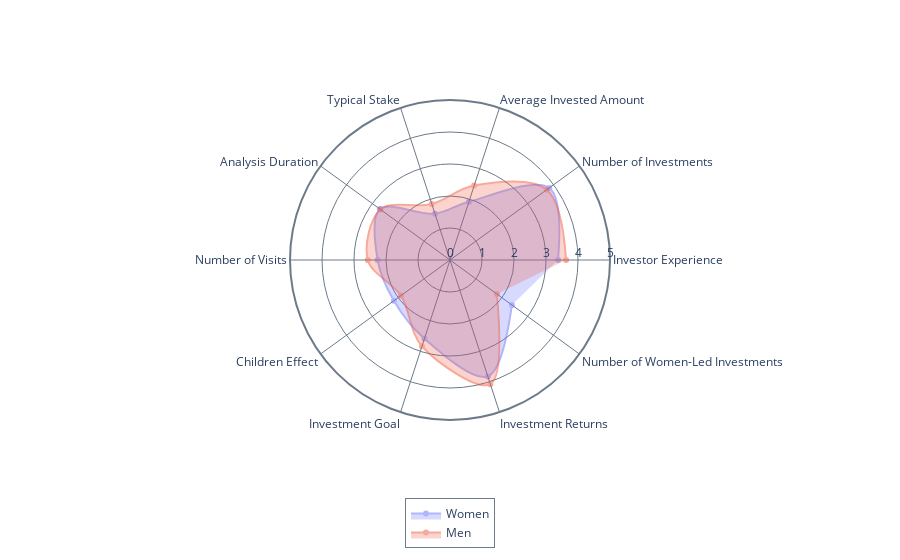

The cell this chart's notebook holds for it:
### Code cell
# Variable means by gender - Business angel only

df=df_load[df_load['survey']=='BA']

group_label='gender_male'

columns=[
    ['inv_time', 'Investor Experience', ['<1 year','2-3 years', '4-6 years', '7-9 years', '> 10 years'],],  
    # ['inv_motivations', 'Motivations', [
    #     # ['Support innovative startups or entrepreneurs', 'Potential high returns on investments', 'To diversify my investment portfolio', 'Recommendation from friends', 'Benefits from tax breaks', 'My financial capacity', 'My family background', 'Other' ],
    #     # ['Desire to support innovative startups or entrepreneurs', 'Potential high returns on investments', 'Diversifying my investment portfolio', 'Recommendation from friends or media influence', 'Benefits from tax breaks', 'Business reasons (you could be a supplier, etc.)', 'Other' ],
    #     ['Support entrepreneurs', 'High returns', 'Diversify portfolio', 'Friend recommendation', 'Tax breaks', 'Financial capacity', 'Family background', 'Other' ],
    #     ['Support entrepreneurs', 'High returns', 'Diversify portfolio', 'Friend recommendation', 'Tax breaks', 'Business reasons', 'Other' ],
    # ],], # Not same labels
    # ['ba_group', 'Part of BA Network', ['Yes', 'No'],], # Boolean Only BA
    # ['ba_group_name', 'BA Network'], # Only BA
    # ['ba_group_reason', 'Part of BA Network Motivations',
    #   # ['To gain access to a larger number of investment opportunities', 'To invest in mutual funds set up by the network', 'To leverage the experience of other network members', 'To benefit from educational or training sessions', 'To expand my personal and professional network', 'To coinvest with other investors', 'Other',],
    #   ['More opportunities', 'Network funds', "Members' experience", 'Training', 'Expand network', 'Coinvest', 'Other',],
    # ], # Only BA  
    ['inv_num', 'Number of Investments', ['None', '1-2', '3-5', '6-10', '11-20', '>20'],],
    # ['inv_companies_last2y', 'Last 2Y Investments'], # Text
    ['inv_amount_average', 'Average Invested Amount',
       [
        ['<25K€', '25k€-50k€', '50k€-100k€', '100k€-500k€', '>500k€', ],
        ['<0.5K€', '0.5k€-1k€', '1k€-5k€', '5k€-10k€', '10k€-50k€', '>50k€'],
    ],], # Not same labels
    ['inv_capital_stake', 'Typical Stake', ['0-5%', '6-10%', '11-20%', '21-30%', '31-50%', '>51%'],], # Only for BA
    ['inv_dd_duration', 'Analysis Duration',  [
        ['Less than 1 month', '1-6 months', '7-12 months', '13-18 months', 'More than 18 months'],
        ['Less than 1 hour', '1 to 2 hours', '3 to 5 hours', '6 to 10 hours', 'More than 10 hours'],
    ],], # Not same labels
    # ['inv_criteria', 'Investing Criteria',  [
    #     # ['Alignment with my experience and expertise', 'Business plan', 'Scalability/Market potential', 'Entrepreneurial team', 'Environmental/social impact', 'Exit strategy', 'Fair valuation/return', 'Other'],
    #     # ['Business plan', 'Crowd opinion', 'Entrepreneurial team', 'Environmental/social impact', 'Exit strategy', 'Fair valuation/return', 'Other'],
    #     ['Expertise', 'Business plan', 'Scalability', 'Team', 'ES impact', 'Exit', 'Return', 'Other'],
    #     ['Business plan', 'Crowd opinion', 'Team', 'ES impact', 'Exit', 'Return', 'Other'],
    # ],], # Not same labels multiple
    # ['inv_sectors', 'Sectors', 
    #     # ['Information technology (software, internet, IT services, etc.)', 'Finance', 'Healthcare / Biotech', 'Manufacturing', 'Retail', 'Consulting', 'Energy', 'Transportation', 'Other'],
    #     ['IT', 'Finance', 'Biotech', 'Manufacturing', 'Retail', 'Consulting', 'Energy', 'Transportation', 'Other'],
    # ],
    # ['inv_process', 'Investing Process',
    #     # ['I invest alone (as an individual investor)', 'I invest as part of an angel syndicate or group', 'I invest through venture capital funds', 'I invest through crowdfunding platforms', 'Other'],
    #     ['Alone', 'Syndicate/group', 'Venture capital', 'Crowdfunding platforms', 'Other'],
    # ], # Only BA
    ['inv_visits', 'Number of Visits', ['0 per year', '1-2 per year', '3-6 per year', '7-12 per year', 'More than 12 per year'],], # Only BA
    # ['non_fin_contr', 'Non-Financial Contribution',
    #     # ['Strategic guidance', 'Networking opportunities', 'Financial and legal expertise', 'Technical or industrial knowledge', 'Monitoring and accountability', 'Other',],
    #     ['Strategy', 'Networking', 'Financial and legal expertise', 'Technical or industrial knowledge', 'Monitoring', 'Other',],
    # ], # Only BA
    ['child_bias', 'Children Effect', ['1 - Not at all', '2', '3', '4', '5 - Very much',],], # Only BA
    ['inv_goal', 'Investment Goal',
        # ['Capital preservation (low risk, low return)', 'Income generation (moderate risk, moderate return)', 'Growth (high risk, high return)', 'Speculative (very high risk, very high return)'],
        ['Capital preservation', 'Income generation', 'Growth', 'Speculative'],
    ], 
    # ['inv_exit', 'Exit', [
    #     # ['No, I have not sold my investments yet', 'Yes, through a private transaction', 'Yes, through the company acquisition', 'Yes, through an initial public offering', 'Yes, through a company buyback program', 'Yes, through cessation of the company activity'], 
    #     # ['No, I have not sold my investments yet', "Yes, through the platform’s secondary market",  'Yes, through a private transaction', 'Yes, through the company acquisition', 'Yes, through an initial public offering', 'Yes, through a company buyback program', 'Yes, through cessation of the company activity'], 
    #     ['Not sold yet', 'Private transaction', 'Company acquisition', 'IPO', 'Company buyback', 'Cessation'], 
    #     ['Not sold yet', "Platform’s secondary market", 'Private transaction', 'Company acquisition', 'IPO', 'Company buyback', 'Cessation'], 
    # ] ], # Not same labels
    ['inv_return', 'Investment Returns',
        # ['I have no idea', 'Highly negative', 'Negative', 'Neutral', 'Positive', 'Highly positive'],
        ['No idea', 'Highly negative', 'Negative', 'Neutral', 'Positive', 'Highly positive'],
    ],
    # ['women_investing', 'Women Investing Knowledge', ['Strongly disagree', 'Disagree', 'Neutral', 'Agree', 'Strongly agree']], 
    # ['women_involvement', 'Women Involvement', ['Strongly disagree', 'Disagree', 'Neutral', 'Agree', 'Strongly agree']], 
    # ['women_influence', 'Women Influence', ['Strongly disagree', 'Disagree', 'Neutral', 'Agree', 'Strongly agree']],
    # ['women_diff_eval_process', 'Women Evaluation Process', ['Strongly disagree', 'Disagree', 'Neutral', 'Agree', 'Strongly agree']],
    # ['women_risk_averse', 'Women Risk Aversion', ['Strongly disagree', 'Disagree', 'Neutral', 'Agree', 'Strongly agree']],
    # ['women_evolution_involvement', 'Women Evolution Involvement', ['Strongly disagree', 'Disagree', 'Neutral', 'Agree', 'Strongly agree']],
    # ['women_evolution_neg_stereotype', 'Women Stereotype Evolution', ['Strongly disagree', 'Disagree', 'Neutral', 'Agree', 'Strongly agree']],
    # ['mother_needs_consideration', "Consideration of Mothers' Needs", ['1-Not at all', '2', '3', '4', '5-Completely',]],
    # ['women_reco', 'Recommendations for Attracting Women',[
    #     # ['Increase visibility of successful women business angels', 'Offer targeted networking events for women', 'Highlight women-led projects', 'Offer training or mentorship programs for aspiring women investors', 'Establish women-focused investment funds or syndicates', 'Other'],
    #     # ['Create events or online communities where women can network', 'Ensure the platform is user-friendly and inclusive', 'Highlight women-led projects', 'Offer training programs', 'Showcase successful women crowd-investors in the investment space', 'Other']
    #     ['Communication on success', 'Networking', 'Communication on projects', 'Training', 'Specific funds', 'Other'],
    #     ['Networking', 'User-Friendliness','Communication on projects', 'Training', 'Communication on success', 'Other'],
    # ]],
    ['women_led_inv', 'Number of Women-Led Investments', ['None', '1-2', '3-5', '6-10', '>10']],
]

stat_func='mean' 

traces=[
  [1, 'Women'],
  [2, 'Men'],
]

value_range=[0,5]

radar(df, group_label, columns, stat_func, traces, value_range)

### Figure 1 — Plotly figure (JSON) as saved in the notebook; plotly's stock layout.template omitted (floating-point values rounded to 4 significant figures)
{"data": [{"fill": "toself", "line": {"shape": "spline"}, "name": "Women", "opacity": 0.5, "r": [3.375, 3.833, 1.913, 1.522, 2.708, 2.261, 2.167, 2.583, 3.826, 2.391], "theta": ["Investor Experience", "Number of Investments", "Average Invested Amount", "Typical Stake", "Analysis Duration", "Number of Visits", "Children Effect", "Investment Goal", "Investment Returns", "Number of Women-Led Investments"], "type": "scatterpolar"}, {"fill": "toself", "line": {"shape": "spline"}, "name": "Men", "opacity": 0.5, "r": [3.629, 3.735, 2.446, 1.841, 2.682, 2.569, 1.894, 2.833, 4.079, 1.812], "theta": ["Investor Experience", "Number of Investments", "Average Invested Amount", "Typical Stake", "Analysis Duration", "Number of Visits", "Children Effect", "Investment Goal", "Investment Returns", "Number of Women-Led Investments"], "type": "scatterpolar"}], "layout": {"legend": {"bordercolor": "rgba(108, 122, 137,1)", "borderwidth": 1, "x": 0.5, "xanchor": "center", "y": -0.4, "yanchor": "bottom"}, "polar": {"angularaxis": {"gridcolor": "rgba(108, 122, 137,1)", "linecolor": "rgba(108, 122, 137,1)", "linewidth": 2, "showline": true}, "bgcolor": "rgba(0, 0, 0, 0)", "radialaxis": {"dtick": 1, "gridcolor": "rgba(108, 122, 137,1)", "gridwidth": 1, "linewidth": 1, "range": [0, 5], "showline": false, "side": "counterclockwise"}}}}
